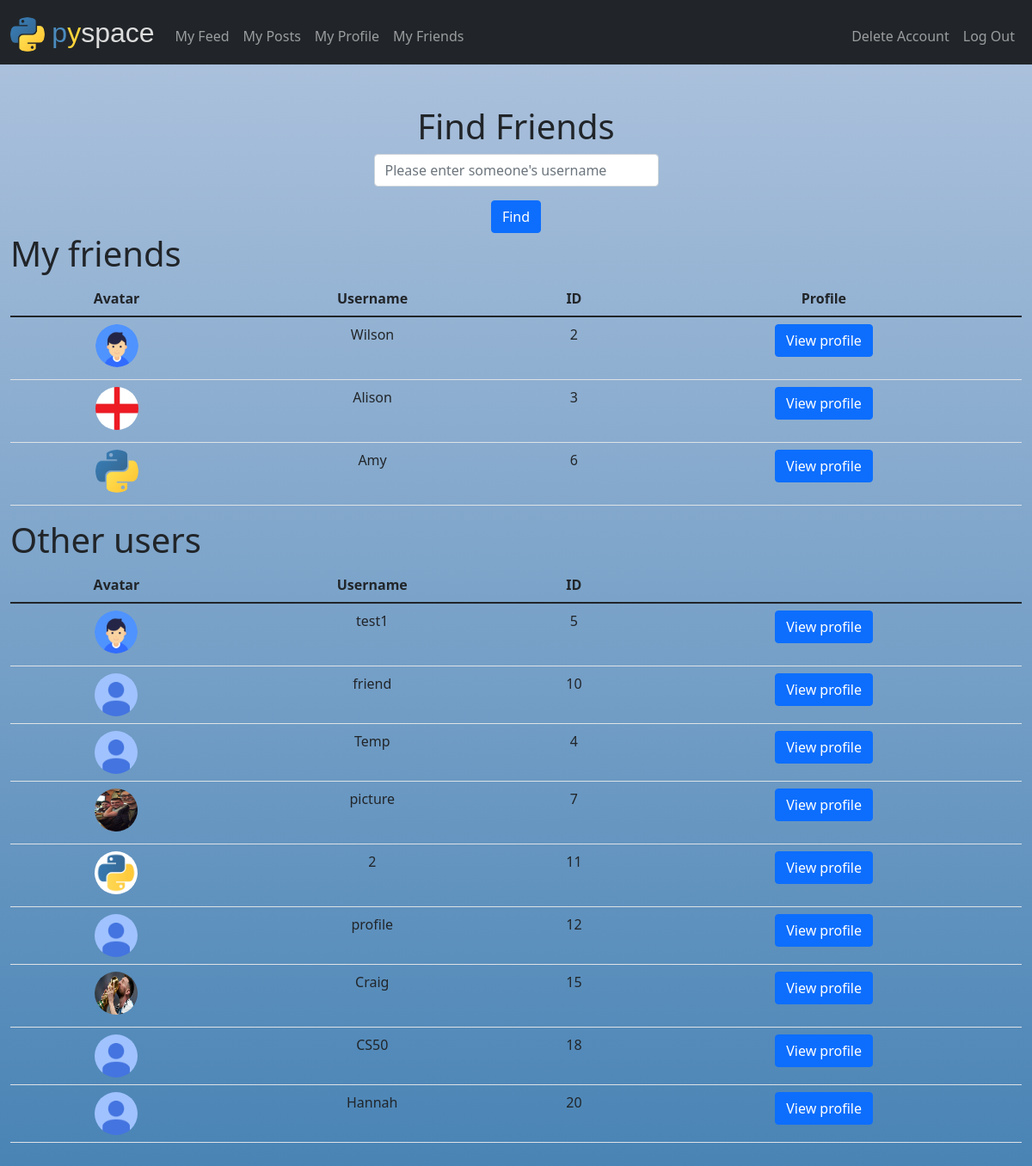
Screenshot of /friend_list (signed in) with the database file from the repository.
### tables this page shows
CREATE TABLE 'profile' (profile_id INTEGER PRIMARY KEY AUTOINCREMENT NOT NULL,
            user_id INTEGER,
            picture BLOB,
            name TEXT,
            email TEXT,
            bio TEXT,
            FOREIGN KEY (user_id) REFERENCES users(id));

CREATE TABLE 'users' (id INTEGER PRIMARY KEY AUTOINCREMENT NOT NULL, username TEXT NOT NULL, hash TEXT NOT NULL);

### app.py (the view)
@app.route("/friend_list", methods=["GET", "POST"])
@login_required
def friend_list():
    if request.method == "GET":
        user_id = session["user_id"]
        username_database = db.execute("SELECT friend_username FROM friends WHERE user_id=?", user_id)
        friends = []
        for i in range(len(username_database)):
            friends.append(username_database[i]['friend_username'])
        select_id_database = db.execute("SELECT id FROM users WHERE username IN (?)", friends)
        ids = []
        for i in range(len(select_id_database)):
            ids.append(select_id_database[i]['id'])
        friends_database = db.execute("SELECT picture, id, username FROM users JOIN profile ON id = user_id WHERE id IN (?)", ids)
        ids.append(user_id)
        other_database = db.execute("SELECT picture, id, username FROM profile JOIN users ON id = user_id WHERE id NOT IN (?)", ids)
        return render_template("friend_list.html", friends_database=friends_database, other_database=other_database)
    else:
        pass

### app.py (called while the page is built)
@app.after_request
def after_request(response):
    response.headers["Cache-Control"] = "no-cache, no-store, must-revalidate"
    response.headers["Expires"] = 0
    response.headers["Pragma"] = "no-cache"
    return response

### helpers.py (called while the page is built)
def login_required(f):
    @wraps(f)
    def decorated_function(*args, **kwargs):
        if session.get("user_id") is None:
            return redirect("/login")
        return f(*args, **kwargs)
    return decorated_function

### templates/friend_list.html (shortened to what this page needs)
{% extends "layout.html" %}
{% block main %}
    <h1>Find Friends</h1>
    <form action="/search_profile" method="post">
        <div class="mb-3">
            <input autocomplete="off" autofocus class="form-control mx-auto w-auto" name="search" placeholder="Please enter someone's username" type="text" size="28" maxlength="15">
        </div>
        <button class="btn btn-primary" type="submit">Find</button>
    </form>
    <h1 style="text-align:left">My friends</h1>
    <table class="table">
        <thead>
          <tr>
            <th scope="col">Avatar</th>
            <th scope="col">Username</th>
            <th scope="col">ID</th>
            <th scope="col">Profile</th>
          </tr>
        </thead>
        <tbody>
            {% for row in friends_database %}
                <tr>
                    <td>
                        <object data="static/images/{{ row['picture'] }}" class="rounded-circle" width="50" height="50">
                        </object>
                    </td>
                    <td>{{ row["username"] }}</td>
                    <td>{{ row["id"] }}</td>
                    <td>
                        <form action='/view_friend_profile/{{ row["id"] }}' method="get">
                            <button class="btn btn-primary" type="submit">View profile</button>
                        </form>
                    </td>
                </tr>
            {% endfor %}
        </tbody>
    </table>
    <h1 style="text-align:left">Other users</h1>
    <table class="table">
        <thead>
            <tr>
                <th scope="col">Avatar</th>
                <th scope="col">Username</th>
                <th scope="col">ID</th>
            </tr>
        </thead>
        <tbody>
            {% for row in other_database %}
                <tr>
                    <td>
                        <object data="static/images/{{ row['picture'] }}" class="rounded-circle" width="50" height="50">
                            <img src="static/images/default_profile.jpg" class="rounded-circle" alt="Profile picture" width="50" height="50">
                        </object>
                    </td>
                    <td>{{ row["username"] }}</td>
                    <td>{{ row["id"] }}</td>
                    <td>
                        <form action='/view_other_profile/{{ row["id"] }}' method="get">
                            <button class="btn btn-primary" type="submit">View profile</button>
                        </form>
                    </td>
                </tr>
            {% endfor %}
        </tbody>
    </table>
{% endblock %}

### static/styles.css (style rules this page uses)
body { background: linear-gradient(to bottom, lightsteelblue 0%, steelblue 100%); min-height: 100vh; }

### rows the page displays
profile: username "Wilson", id "2"
profile: username "Alison", id "3"
profile: username "Amy", id "6"
profile: username "test1", id "5"
profile: username "friend", id "10"
profile: username "Temp", id "4"
profile: username "picture", id "7"
profile: username "2", id "11"
profile: username "profile", id "12"
profile: username "Craig", id "15"
profile: username "CS50", id "18"
profile: username "Hannah", id "20"
